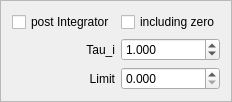
       <widget class="QFrame" name="frame_post_integrator">
        <property name="sizePolicy">
         <sizepolicy hsizetype="Expanding" vsizetype="Preferred">
          <horstretch>1</horstretch>
          <verstretch>0</verstretch>
         </sizepolicy>
        </property>
        <property name="toolTip">
         <string>&lt;html&gt;&lt;head/&gt;&lt;body&gt;&lt;p&gt;&lt;span style=&quot; font-weight:600;&quot;&gt;Post integrator&lt;/span&gt;&lt;br/&gt;(advanced)&lt;/p&gt;&lt;p&gt;Post integrator can especially be used with balance control, where there may be need of either a clean integrator or an integrator with a zero (the zero as in an extra PI term with Kp=1).&lt;/p&gt;&lt;p&gt;If not including zero, then probably a Tau_i=1 should be used.&lt;br/&gt;The Tau_i is multiplied to the denominator of the function (regardless of including zero or not).&lt;/p&gt;&lt;/body&gt;&lt;/html&gt;</string>
        </property>
        <property name="frameShape">
         <enum>QFrame::StyledPanel</enum>
        </property>
        <property name="frameShadow">
         <enum>QFrame::Raised</enum>
        </property>
        <layout class="QGridLayout" name="gridLayout_7">
         <item row="0" column="0">
          <widget class="QCheckBox" name="checkBox_post_integrator">
           <property name="toolTip">
            <string>&lt;html&gt;&lt;head/&gt;&lt;body&gt;&lt;p&gt;When &lt;span style=&quot; font-style:italic;&quot;&gt;not&lt;/span&gt; checked, then no post-integrator is added, and Kz=1 (in the controller overview block diagram)&lt;/p&gt;&lt;p&gt;When checked, then the selected post-integrator settings are enforced.&lt;/p&gt;&lt;/body&gt;&lt;/html&gt;</string>
           </property>
           <property name="text">
            <string>post Integrator</string>
           </property>
          </widget>
         </item>
         <item row="0" column="1">
          <widget class="QCheckBox" name="checkBox_post_integrator_zero">
           <property name="toolTip">
            <string>&lt;html&gt;&lt;head/&gt;&lt;body&gt;&lt;p&gt;If checked, then Kz (in the block overview diagram) is Kz=1, if not checked, then Kz=0.&lt;/p&gt;&lt;/body&gt;&lt;/html&gt;</string>
           </property>
           <property name="text">
            <string>including zero</string>
           </property>
          </widget>
         </item>
         <item row="1" column="0">
          <widget class="QLabel" name="label_post_tau_i">
           <property name="text">
            <string>Tau_i</string>
           </property>
           <property name="alignment">
            <set>Qt::AlignRight|Qt::AlignTrailing|Qt::AlignVCenter</set>
           </property>
          </widget>
         </item>
         <item row="1" column="1">
          <widget class="QDoubleSpinBox" name="edit_post_tau_i">
           <property name="sizePolicy">
            <sizepolicy hsizetype="Expanding" vsizetype="Fixed">
             <horstretch>0</horstretch>
             <verstretch>0</verstretch>
            </sizepolicy>
           </property>
           <property name="toolTip">
            <string>&lt;html&gt;&lt;head/&gt;&lt;body&gt;&lt;p&gt;&lt;span style=&quot; font-weight:600;&quot;&gt;Time constant for zero in integrator term&lt;/span&gt;&lt;/p&gt;&lt;p&gt;With zero&lt;/p&gt;&lt;p&gt;G = (tau_i s + 1)/(tau_i s)&lt;/p&gt;&lt;p&gt;Without zero&lt;/p&gt;&lt;p&gt;G = 1/(tau_i s)&lt;/p&gt;&lt;p&gt;&lt;br/&gt;&lt;/p&gt;&lt;/body&gt;&lt;/html&gt;</string>
           </property>
           <property name="decimals">
            <number>3</number>
           </property>
           <property name="value">
            <double>1.000000000000000</double>
           </property>
          </widget>
         </item>
         <item row="2" column="0">
          <widget class="QLabel" name="label_post_limit">
           <property name="text">
            <string>Limit</string>
           </property>
           <property name="alignment">
            <set>Qt::AlignRight|Qt::AlignTrailing|Qt::AlignVCenter</set>
           </property>
          </widget>
         </item>
         <item row="2" column="1">
          <widget class="QDoubleSpinBox" name="edit_post_integrator_limit">
           <property name="sizePolicy">
            <sizepolicy hsizetype="Expanding" vsizetype="Fixed">
             <horstretch>0</horstretch>
             <verstretch>0</verstretch>
            </sizepolicy>
           </property>
           <property name="toolTip">
            <string>&lt;html&gt;&lt;head/&gt;&lt;body&gt;&lt;p&gt;&lt;span style=&quot; font-weight:600;&quot;&gt;Integrator limit&lt;/span&gt;&lt;/p&gt;&lt;p&gt;Limits the integrator value (symetrically around 0.0).&lt;/p&gt;&lt;p&gt;If no zero, then this effectively also limits the output.&lt;/p&gt;&lt;/body&gt;&lt;/html&gt;</string>
           </property>
           <property name="decimals">
            <number>3</number>
           </property>
           <property name="maximum">
            <double>9999.989999999999782</double>
           </property>
          </widget>
         </item>
        </layout>
       </widget>
